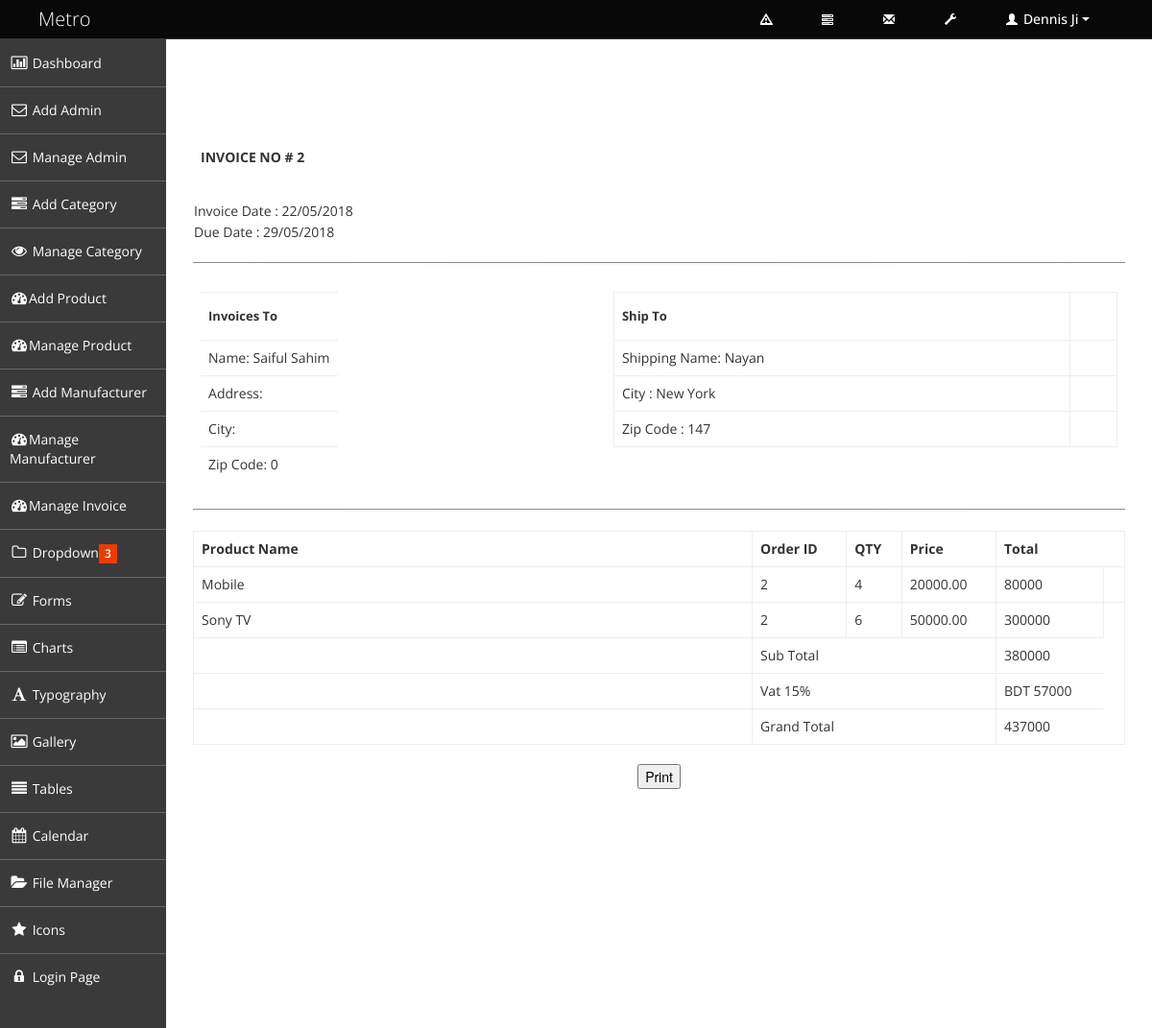
The page /invoice/view_invoice/2 on the database its author committed.
### tables this page shows
CREATE TABLE `tbl_order` (
  `order_id` int(11) NOT NULL,
  `customer_id` int(11) NOT NULL,
  `shipping_id` int(11) NOT NULL,
  `payment_id` int(11) NOT NULL,
  `order_total` float(10,2) NOT NULL,
  `order_status` varchar(20) NOT NULL DEFAULT 'Pending',
  `order_date` timestamp NOT NULL DEFAULT CURRENT_TIMESTAMP
);

CREATE TABLE `customer` (
  `customer_id` int(11) NOT NULL,
  `customer_name` varchar(50) NOT NULL,
  `email_address` varchar(100) NOT NULL,
  `password` varchar(32) NOT NULL,
  `mobile_number` varchar(11) NOT NULL,
  `address` text NOT NULL,
  `city` varchar(50) NOT NULL,
  `country` varchar(50) NOT NULL,
  `zip_code` int(5) NOT NULL
);

CREATE TABLE `shipping` (
  `shipping_id` int(11) NOT NULL,
  `customer_id` int(11) NOT NULL,
  `shipping_name` varchar(256) NOT NULL,
  `email_address` varchar(256) NOT NULL,
  `address` varchar(256) NOT NULL,
  `mobile_no` varchar(16) NOT NULL,
  `city` varchar(50) NOT NULL,
  `country` varchar(50) NOT NULL,
  `zip_code` int(11) NOT NULL
);

CREATE TABLE `order_details` (
  `order_details_id` int(5) NOT NULL,
  `order_id` int(5) NOT NULL,
  `product_id` int(5) NOT NULL,
  `product_name` varchar(100) NOT NULL,
  `product_price` float(10,2) NOT NULL,
  `product_sales_quantity` int(3) NOT NULL
);

### application/controllers/Invoice.php (called while the page is built, shortened)
<?php
class Invoice extends CI_Controller{
    function __construct()
    {
        $this->load->model('invoice_model');
    }
    public  function view_invoice($order_id){
        $data= array();
        $order_info = $this->invoice_model->order_info_by_id($order_id);
        $data['order_information'] = $this->invoice_model->order_info_by_id($order_id);
        $data['customer_info'] = $this->invoice_model->customer_info_by_id($order_info->customer_id);
        $data['shipping_info'] = $this->invoice_model->shipping_info_by_id($order_info->shipping_id);
        $data['order_details'] = $this->invoice_model->order_details_info_by_id($order_info->order_id);
        $data['dashboard'] = $this->load->view('admin/admin_pages/print_invoice_details', $data, TRUE);
        $this->load->view('admin/admin_master', $data);
    }
}

### index.php (called while the page is built, shortened)
<?php
require_once BASEPATH.'core/CodeIgniter.php';

### application/models/Invoice_model.php (called while the page is built, shortened)
<?php
class Invoice_model extends CI_Model
{
    public function order_info_by_id($order_id)
    {
        $result = $this->db->select('*')
            ->from('tbl_order')
            ->where('order_id', $order_id)
            ->get()
            ->row();
        return $result;
    }
    public function customer_info_by_id($customer_id)
    {
        $result = $this->db->select('*')
            ->from('customer')
            ->where('customer_id', $customer_id)
            ->get()
            ->row();
        return $result;
    }
    public function shipping_info_by_id($shipping_id)
    {
        $result = $this->db->select('*')
            ->from('shipping')
            ->where('shipping_id', $shipping_id)
            ->get()
            ->row();
        return $result;
    }
    public function order_details_info_by_id($order_id)
    {
        $result = $this->db->select('*')
            ->from('order_details')
            ->where('order_id', $order_id)
            ->get()
            ->result();
        return $result;
    }
}

### application/views/admin/admin_pages/print_invoice_details.php (the view, shortened to what this page needs)
<div id="invoiceReport">
    <table class="table" style="border: hidden">
        <tr>
            <td width="70%" style="padding-top: 8%"><h4 style="font-weight: bold">INVOICE NO # <?php echo $order_information->order_id?>
                   </h4></td>
            <tr>
                <table>
                    <tr>
                    <td>
                    Invoice Date :   <?php echo date('d/m/Y',strtotime($order_information->order_date))?>
                    </td>
                    </tr>
                    <td>
                        Due Date :   <?php echo date('d/m/Y',strtotime($order_information->order_date.' + 7 day'))?>
                    </td>
                </table>
            </tr>
        </tr>
    </table>
    <hr style="border-top: 1px solid #8c8b8b">
    <table class="table" style="border: hidden">
        <tr>
            <td>
                <table>
                    <tr>
                        <td><h5 style="font-weight: bold">Invoices To</h5></td>
                    </tr>
                    <tr>
                        <td>Name:  <?php echo $customer_info->customer_name?> </td>
                    </tr>
                    <tr>
                        <td>Address: <?php echo $customer_info->address?> </td>
                    </tr>
                    <tr>
                        <td>City: <?php echo $customer_info->city?></td>
                    </tr>
                    <tr>
                        <td>Zip Code: <?php echo $customer_info->zip_code?></td>
                    </tr>
                </table>
            </td>
            <td>
                <table class="table table-bordered tab-content tab-pane">
                    <tr>
                        <td><h5 style="font-weight: bold">Ship To</td>
                        <td></td>
                    </tr>
                    <tr>
                        <td>Shipping Name: <?php echo $shipping_info->shipping_name?> </td>
                        <td></td>
                    </tr>
                    <tr>
                        <td>City : <?php echo $shipping_info->city?>  </td>
                        <td></td>
                    </tr>
                    <tr>
                        <td>Zip Code : <?php echo $shipping_info->zip_code?> </td>
                        <td></td>
                    </tr>
                </table>
            </td>
        </tr>
    </table>
    <hr style="border-top: 1px solid #8c8b8b">
    <table class="table table-bordered">
        <tr>
            <th width="60%">Product Name</th>
            <th>Order ID</th>
            <th>QTY</th>
            <th>Price</th>
            <th>Total</th>
        </tr>
        <?php
        $total = 0;
        foreach ($order_details as $v_order_details){
            ?>
            <tr>
                <td width="60%"><?php echo $v_order_details->product_name; ?></td>
                <td><?php echo $v_order_details->order_id; ?></td>
                <td><?php echo $v_order_details->product_sales_quantity; ?></td>
                <td><?php echo $v_order_details->product_price; ?></td>
                <td><?php echo $v_order_details->product_sales_quantity * $v_order_details->product_price; ?></td>
                <td>
                    <?php
                    $total =$total + $v_order_details->product_sales_quantity * $v_order_details->product_price;
                    ?>
                </td>
            </tr>
       <?php } ?>
        <tr>
            <td></td>
            <td colspan="3" align="center">Sub Total</td>
            <td><?php echo $total?></td>
        </tr>
        <tr>
            <td></td>
            <td colspan="3" align="center">Vat 15%</td>
            <td>
            <?php echo 'BDT ' . $vat = (15 * $total)/100;
            ?>
            </td>
        </tr>
        <tr>
            <td></td>
            <td colspan="3" align="center">Grand Total</td>
            <td>
            <?php echo
            $g_total =$total +$vat;
                ?>
            </td>
        </tr>
    </table>
</div>
<div style="text-align: center">
    <button onclick="printContent('invoiceReport');"><span class="glyphicon glyphicon-print"></span>Print</button>
</div>

### asset/admin_asset/css/style.css (style rules this page uses)
body { background: #F5F5F5; color: #333; border: none; font-family: 'Open Sans', sans-serif; font-weight: 400; }
hr { height: 2px; border: none; background: -moz-linear-gradient(left, rgba(249,249,249,0.25) 0%, rgba(249,249,249,1) 50%, rgba(249,249,249,0.25) 100%); background: -webkit-gradient(linear, left top, right top, color-stop(0%,rgba(249,249,249,0.25)), color-stop(50%,rgba(249,249,249,1)), color-stop(100%,rgba(249,249,249,0.25))); background: -webkit-linear-gradient(left, rgba(249,249,249,0.25) 0%,rgba(249,249,249,1) 50%,rgba(249,249,249,0.25) 100%); background: -o-linear-gradient(left, rgba(249,249,249,0.25) 0%,rgba(249,249,249,1) 50%,rgba(249,249,249,0.25) 100%); background: -ms-linear-gradient(left, rgba(249,249,249,0.25) 0%,rgba(249,249,249,1) 50%,rgba(249,249,249,0.25) 100%); background: linear-gradient(to right, rgba(249,249,249,0.25) 0%,rgba(249,249,249,1) 50%,rgba(249,249,249,0.25) 100%); filter: progid:DXImageTransform.Microsoft.gradient( startColorstr='#40f9f9f9', endColorstr='#40f9f9f9',GradientType=1 ); }
h4 { font-size: 14px; line-height: 14px; }
h5 { font-size: 13px; line-height: 13px; }
.table th, .table td { border-top: 1px solid #eee; }
.table-bordered { border-color: #eee; -webkit-border-radius: 0px !important; -moz-border-radius: 0px !important; border-radius: 0px !important; }
.table-bordered th, .table-bordered td { border-left: 1px solid #eee; }
.table-bordered thead:first-child tr:first-child > th:first-child, .table-bordered tbody:first-child tr:first-child > td:first-child, .table-bordered tbody:first-child tr:first-child > th:first-child { -webkit-border-radius: 0px !important; -moz-border-radius: 0px !important; border-radius: 0px !important; }
.table-bordered thead:first-child tr:first-child > th:last-child, .table-bordered tbody:first-child tr:first-child > td:last-child, .table-bordered tbody:first-child tr:first-child > th:last-child { -webkit-border-radius: 0px !important; -moz-border-radius: 0px !important; border-radius: 0px !important; }
.table-bordered thead:last-child tr:last-child > th:first-child, .table-bordered tbody:last-child tr:last-child > td:first-child, .table-bordered tbody:last-child tr:last-child > th:first-child, .table-bordered tfoot:last-child tr:last-child > td:first-child, .table-bordered tfoot:last-child tr:last-child > th:first-child { -webkit-border-radius: 0px !important; -moz-border-radius: 0px !important; border-radius: 0px !important; }
.table-bordered thead:last-child tr:last-child > th:last-child, .table-bordered tbody:last-child tr:last-child > td:last-child, .table-bordered tbody:last-child tr:last-child > th:last-child, .table-bordered tfoot:last-child tr:last-child > td:last-child, .table-bordered tfoot:last-child tr:last-child > th:last-child { -webkit-border-radius: 0px !important; -moz-border-radius: 0px !important; border-radius: 0px !important; }

### asset/admin_asset/css/halflings.css (style rules this page uses)
html, html .halflings { -webkit-font-smoothing: antialiased !important; }

### rows shown on the page
tbl_order: order_id "2", order_date "22/05/2018", order_date "29/05/2018"
customer: customer_name "Saiful Sahim", zip_code "0"
shipping: shipping_name "Nayan", city "New York", zip_code "147"
order_details: product_name "Mobile", order "2", product_sales_quantity "4", product_price "20000.00", $v_order_details->product_sales_quantity * $v_order_details->product_price "80000"
order_details: product_name "Sony TV", order "2", product_sales_quantity "6", product_price "50000.00", $v_order_details->product_sales_quantity * $v_order_details->product_price "300000"

### other values the page prints
$total "380000"
$vat = (15 * $total)/100 "57000"
$g_total =$total +$vat "437000"
